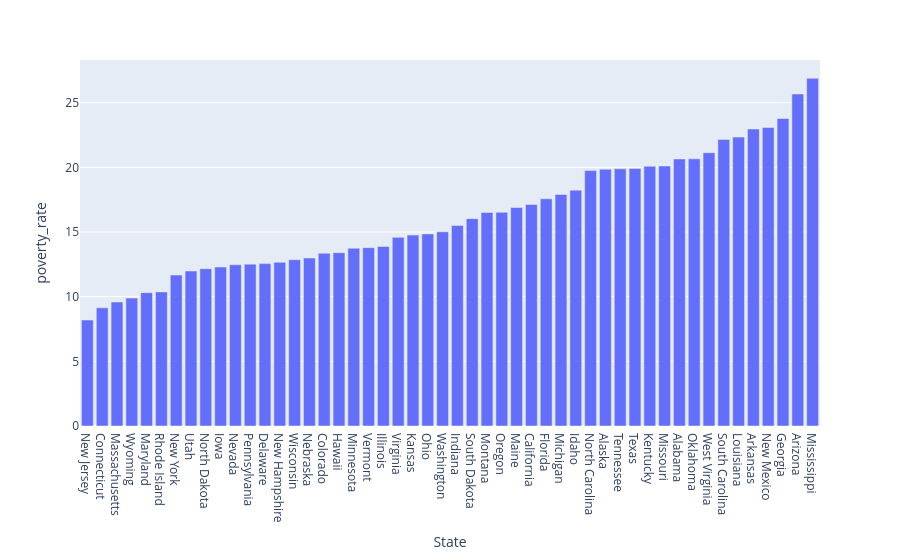

Notebook source saved alongside this figure:
### Code cell
fig = px.bar(poverty_in_US, x='State', y='poverty_rate')
fig.show()

### Figure 1 — Plotly figure (JSON) as saved in the notebook; plotly's stock layout.template omitted (floating-point values rounded to 4 significant figures)
{"data": [{"hovertemplate": "State=%{x}<br>poverty_rate=%{y}<extra></extra>", "legendgroup": "", "marker": {"color": "#636efa", "pattern": {"shape": ""}}, "name": "", "orientation": "v", "showlegend": false, "textposition": "auto", "type": "bar", "x": ["New Jersey", "Connecticut", "Massachusetts", "Wyoming", "Maryland", "Rhode Island", "New York", "Utah", "North Dakota", "Iowa", "Nevada", "Pennsylvania", "Delaware", "New Hampshire", "Wisconsin", "Nebraska", "Colorado", "Hawaii", "Minnesota", "Vermont", "Illinois", "Virginia", "Kansas", "Ohio", "Washington", "Indiana", "South Dakota", "Montana", "Oregon", "Maine", "California", "Florida", "Michigan", "Idaho", "North Carolina", "Alaska", "Tennessee", "Texas", "Kentucky", "Missouri", "Alabama", "Oklahoma", "West Virginia", "South Carolina", "Louisiana", "Arkansas", "New Mexico", "Georgia", "Arizona", "Mississippi"], "xaxis": "x", "y": [8.191, 9.137, 9.585, 9.888, 10.31, 10.37, 11.67, 11.98, 12.16, 12.29, 12.47, 12.52, 12.56, 12.66, 12.86, 12.98, 13.36, 13.4, 13.75, 13.79, 13.88, 14.59, 14.76, 14.85, 15.02, 15.5, 16.03, 16.51, 16.52, 16.89, 17.12, 17.57, 17.9, 18.24, 19.75, 19.85, 19.89, 19.92, 20.08, 20.11, 20.65, 20.66, 21.13, 22.16, 22.34, 22.96, 23.08, 23.78, 25.67, 26.88], "yaxis": "y"}], "layout": {"barmode": "relative", "legend": {"tracegroupgap": 0}, "margin": {"t": 60}, "xaxis": {"anchor": "y", "domain": [0, 1], "title": {"text": "State"}}, "yaxis": {"anchor": "x", "domain": [0, 1], "title": {"text": "poverty_rate"}}}}
